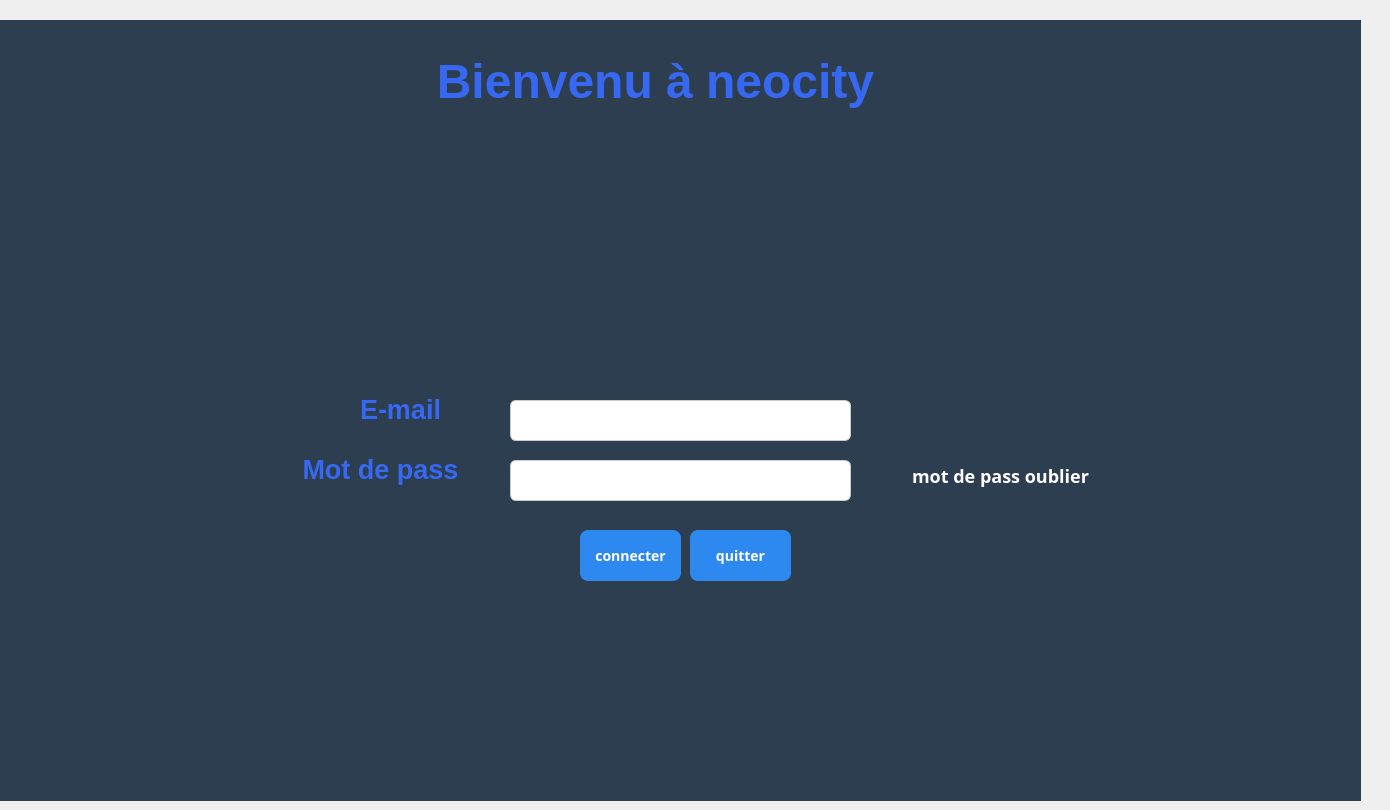
    <widget class="QWidget" name="page_5">
     <widget class="QLabel" name="label">
      <property name="geometry">
       <rect>
        <x>-20</x>
        <y>20</y>
        <width>1381</width>
        <height>781</height>
       </rect>
      </property>
      <property name="styleSheet">
       <string notr="true">background-color: rgb(255, 255, 255);
background-color: rgb(44, 62, 80);</string>
      </property>
      <property name="text">
       <string/>
      </property>
     </widget>
     <widget class="QTextBrowser" name="textBrowser">
      <property name="geometry">
       <rect>
        <x>300</x>
        <y>50</y>
        <width>711</width>
        <height>111</height>
       </rect>
      </property>
      <property name="styleSheet">
       <string notr="true">background-color: rgb(44, 62, 80);</string>
      </property>
      <property name="frameShape">
       <enum>QFrame::Shape::NoFrame</enum>
      </property>
      <property name="html">
       <string>&lt;!DOCTYPE HTML PUBLIC &quot;-//W3C//DTD HTML 4.0//EN&quot; &quot;http://www.w3.org/TR/REC-html40/strict.dtd&quot;&gt;
&lt;html&gt;&lt;head&gt;&lt;meta name=&quot;qrichtext&quot; content=&quot;1&quot; /&gt;&lt;meta charset=&quot;utf-8&quot; /&gt;&lt;style type=&quot;text/css&quot;&gt;
p, li { white-space: pre-wrap; }
hr { height: 1px; border-width: 0; }
li.unchecked::marker { content: &quot;\2610&quot;; }
li.checked::marker { content: &quot;\2612&quot;; }
&lt;/style&gt;&lt;/head&gt;&lt;body style=&quot; font-family:'Segoe UI'; font-size:9pt; font-weight:400; font-style:normal;&quot;&gt;
&lt;p align=&quot;center&quot; style=&quot; margin-top:0px; margin-bottom:0px; margin-left:0px; margin-right:0px; -qt-block-indent:0; text-indent:0px;&quot;&gt;&lt;span style=&quot; font-size:36pt; font-weight:700; color:#3668f2;&quot;&gt;Bienvenu à neocity&lt;/span&gt;&lt;/p&gt;&lt;/body&gt;&lt;/html&gt;</string>
      </property>
     </widget>
     <widget class="QLabel" name="label_62">
      <property name="geometry">
       <rect>
        <x>580</x>
        <y>180</y>
        <width>141</width>
        <height>141</height>
       </rect>
      </property>
      <property name="styleSheet">
       <string notr="true">border-image: url(:/cropped_circle_image.png);</string>
      </property>
      <property name="text">
       <string/>
      </property>
     </widget>
     <widget class="QLineEdit" name="Nom_8">
      <property name="geometry">
       <rect>
        <x>510</x>
        <y>400</y>
        <width>341</width>
        <height>41</height>
       </rect>
      </property>
      <property name="styleSheet">
       <string notr="true">QLineEdit {
    border: 1px solid #ccc;
    border-radius: 6px;
    padding: 8px;
    font-size: 12px;
}
QLineEdit:focus {
    border: 1px solid #2D89EF;
    background-color: #FFFFFF;
}</string>
      </property>
      <property name="text">
       <string/>
      </property>
     </widget>
     <widget class="QTextBrowser" name="textBrowser_2">
      <property name="geometry">
       <rect>
        <x>250</x>
        <y>390</y>
        <width>301</width>
        <height>61</height>
       </rect>
      </property>
      <property name="styleSheet">
       <string notr="true">background-color: rgb(44, 62, 80);</string>
      </property>
      <property name="frameShape">
       <enum>QFrame::Shape::NoFrame</enum>
      </property>
      <property name="html">
       <string>&lt;!DOCTYPE HTML PUBLIC &quot;-//W3C//DTD HTML 4.0//EN&quot; &quot;http://www.w3.org/TR/REC-html40/strict.dtd&quot;&gt;
&lt;html&gt;&lt;head&gt;&lt;meta name=&quot;qrichtext&quot; content=&quot;1&quot; /&gt;&lt;meta charset=&quot;utf-8&quot; /&gt;&lt;style type=&quot;text/css&quot;&gt;
p, li { white-space: pre-wrap; }
hr { height: 1px; border-width: 0; }
li.unchecked::marker { content: &quot;\2610&quot;; }
li.checked::marker { content: &quot;\2612&quot;; }
&lt;/style&gt;&lt;/head&gt;&lt;body style=&quot; font-family:'Segoe UI'; font-size:9pt; font-weight:400; font-style:normal;&quot;&gt;
&lt;p align=&quot;center&quot; style=&quot; margin-top:0px; margin-bottom:0px; margin-left:0px; margin-right:0px; -qt-block-indent:0; text-indent:0px;&quot;&gt;&lt;span style=&quot; font-size:20pt; font-weight:700; color:#3668f2;&quot;&gt;E-mail&lt;/span&gt;&lt;/p&gt;&lt;/body&gt;&lt;/html&gt;</string>
      </property>
     </widget>
     <widget class="QTextBrowser" name="textBrowser_3">
      <property name="geometry">
       <rect>
        <x>220</x>
        <y>450</y>
        <width>321</width>
        <height>61</height>
       </rect>
      </property>
      <property name="styleSheet">
       <string notr="true">background-color: rgb(44, 62, 80);</string>
      </property>
      <property name="frameShape">
       <enum>QFrame::Shape::NoFrame</enum>
      </property>
      <property name="html">
       <string>&lt;!DOCTYPE HTML PUBLIC &quot;-//W3C//DTD HTML 4.0//EN&quot; &quot;http://www.w3.org/TR/REC-html40/strict.dtd&quot;&gt;
&lt;html&gt;&lt;head&gt;&lt;meta name=&quot;qrichtext&quot; content=&quot;1&quot; /&gt;&lt;meta charset=&quot;utf-8&quot; /&gt;&lt;style type=&quot;text/css&quot;&gt;
p, li { white-space: pre-wrap; }
hr { height: 1px; border-width: 0; }
li.unchecked::marker { content: &quot;\2610&quot;; }
li.checked::marker { content: &quot;\2612&quot;; }
&lt;/style&gt;&lt;/head&gt;&lt;body style=&quot; font-family:'Segoe UI'; font-size:9pt; font-weight:400; font-style:normal;&quot;&gt;
&lt;p align=&quot;center&quot; style=&quot; margin-top:0px; margin-bottom:0px; margin-left:0px; margin-right:0px; -qt-block-indent:0; text-indent:0px;&quot;&gt;&lt;span style=&quot; font-size:20pt; font-weight:700; color:#3668f2;&quot;&gt;Mot de pass&lt;/span&gt;&lt;/p&gt;&lt;/body&gt;&lt;/html&gt;</string>
      </property>
     </widget>
     <widget class="QLineEdit" name="Nom_11">
      <property name="geometry">
       <rect>
        <x>510</x>
        <y>460</y>
        <width>341</width>
        <height>41</height>
       </rect>
      </property>
      <property name="styleSheet">
       <string notr="true">QLineEdit {
    border: 1px solid #ccc;
    border-radius: 6px;
    padding: 8px;
    font-size: 12px;
}
QLineEdit:focus {
    border: 1px solid #2D89EF;
    background-color: #FFFFFF;
}</string>
      </property>
      <property name="text">
       <string/>
      </property>
     </widget>
     <widget class="QPushButton" name="quitter">
      <property name="geometry">
       <rect>
        <x>690</x>
        <y>530</y>
        <width>101</width>
        <height>51</height>
       </rect>
      </property>
      <property name="font">
       <font>
        <family>Bahnschrift</family>
        <pointsize>-1</pointsize>
        <bold>true</bold>
       </font>
      </property>
      <property name="styleSheet">
       <string notr="true">QPushButton {
    background-color: #2D89EF;
    color: white;
    border-radius: 8px;
    padding: 10px;
    font-size: 14px;
}
QPushButton:hover {
    background-color: #1E5BB8;
}
QPushButton:pressed {
    background-color: #FFFFFF;
}</string>
      </property>
      <property name="text">
       <string>quitter</string>
      </property>
     </widget>
     <widget class="QPushButton" name="connecter">
      <property name="geometry">
       <rect>
        <x>580</x>
        <y>530</y>
        <width>101</width>
        <height>51</height>
       </rect>
      </property>
      <property name="font">
       <font>
        <family>Bahnschrift</family>
        <pointsize>-1</pointsize>
        <bold>true</bold>
       </font>
      </property>
      <property name="styleSheet">
       <string notr="true">QPushButton {
    background-color: #2D89EF;
    color: white;
    border-radius: 8px;
    padding: 10px;
    font-size: 14px;
}
QPushButton:hover {
    background-color: #1E5BB8;
}
QPushButton:pressed {
    background-color: #FFFFFF;
}</string>
      </property>
      <property name="text">
       <string>connecter</string>
      </property>
     </widget>
     <widget class="QPushButton" name="mdpo_2">
      <property name="geometry">
       <rect>
        <x>880</x>
        <y>450</y>
        <width>241</width>
        <height>51</height>
       </rect>
      </property>
      <property name="font">
       <font>
        <family>Bahnschrift</family>
        <pointsize>-1</pointsize>
        <bold>true</bold>
       </font>
      </property>
      <property name="styleSheet">
       <string notr="true">QPushButton {
    background-color: #2C3E50;
    color: white;
    border-radius: 8px;
    padding: 10px;
    font-size: 18px;
}
QPushButton:hover {
    background-color: #1E5BB8;
}
QPushButton:pressed {
    background-color: #FFFFFF;
}</string>
      </property>
      <property name="text">
       <string>mot de pass oublier</string>
      </property>
     </widget>
     <zorder>label</zorder>
     <zorder>textBrowser_2</zorder>
     <zorder>textBrowser</zorder>
     <zorder>label_62</zorder>
     <zorder>Nom_8</zorder>
     <zorder>textBrowser_3</zorder>
     <zorder>Nom_11</zorder>
     <zorder>quitter</zorder>
     <zorder>connecter</zorder>
     <zorder>mdpo_2</zorder>
    </widget>
